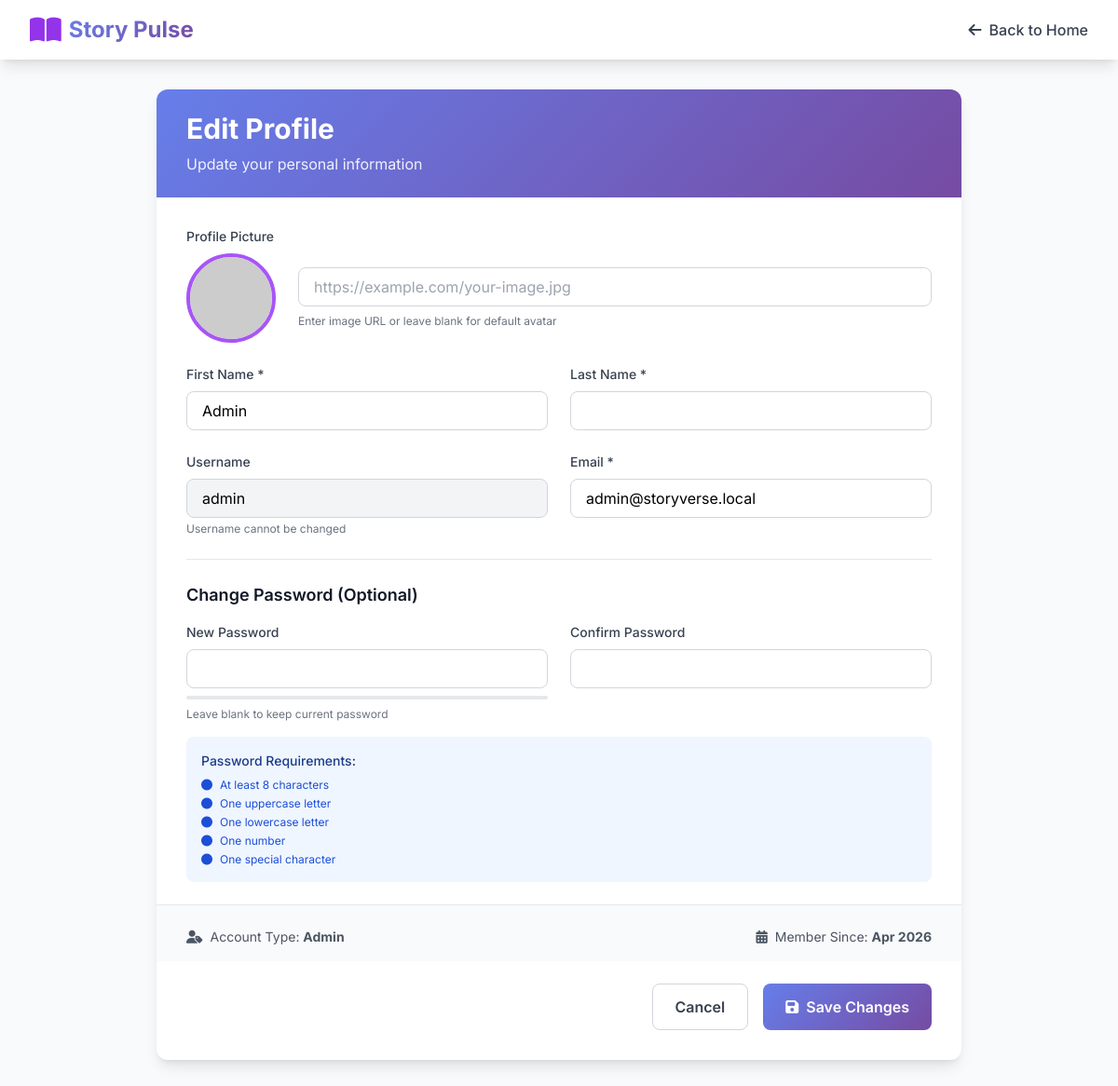
Screenshot of /profile.php (signed in) with the database file from the repository.
### tables this page shows
CREATE TABLE `users` (
  `user_id` int(11) NOT NULL,
  `user_name` varchar(50) NOT NULL,
  `password` varchar(100) NOT NULL,
  `first_name` varchar(50) NOT NULL,
  `last_name` varchar(50) DEFAULT NULL,
  `email` varchar(100) NOT NULL,
  `profile_picture` varchar(255) DEFAULT NULL,
  `bio` text DEFAULT NULL,
  `website` varchar(255) DEFAULT NULL,
  `instagram` varchar(100) DEFAULT NULL,
  `user_type` enum('reader','author','admin') DEFAULT 'reader',
  `email_verified` tinyint(1) DEFAULT 0,
  `total_score` int(11) DEFAULT 0,
  `created_at` timestamp NOT NULL DEFAULT current_timestamp(),
  `last_active` timestamp NULL DEFAULT NULL,
  `total_bonus` decimal(10,2) DEFAULT 0.00,
  `follower_count` int(11) DEFAULT 0,
  `following_count` int(11) DEFAULT 0,
  `total_likes` int(11) DEFAULT 0,
  `total_stories` int(11) DEFAULT 0,
  `total_views` int(11) DEFAULT 0,
  `is_verified` tinyint(1) NOT NULL DEFAULT 0 COMMENT '0=unverified, 1=verified (admin override or OTP complete)'
);

### profile.php (the view, shortened to what this page needs)
<?php
require_once 'db_connect.php';
$user_id = $_SESSION['user_id'];
$user_type = $_SESSION['user_type'];
try {
    $stmt = $pdo->prepare("SELECT * FROM users WHERE user_id = ?");
    $stmt->execute([$user_id]);
    $user = $stmt->fetch(PDO::FETCH_ASSOC);
} catch (PDOException $e) {
    error_log("Error fetching user: " . $e->getMessage());
    $message = 'Error loading profile.';
    $message_type = 'error';
}
?>
<!DOCTYPE html>
<html lang="en">
<head>
    <script src="https://cdn.tailwindcss.com"></script>
    <link rel="stylesheet" href="https://cdnjs.cloudflare.com/ajax/libs/font-awesome/6.4.0/css/all.min.css">
</head>
<body class="bg-gray-50">
    <nav class="bg-white shadow-lg sticky top-0 z-50">
        <div class="max-w-7xl mx-auto px-4 sm:px-6 lg:px-8">
            <div class="flex justify-between h-16">
                <div class="flex items-center">
                    <i class="fas fa-book-open text-3xl text-purple-600"></i>
                    <span class="ml-2 text-2xl font-bold gradient-bg bg-clip-text text-transparent">Story Pulse</span>
                </div>
                <div class="flex items-center space-x-4">
                    <a href="<?php echo $user_type === 'author' ? 'author/index.php' : 'index.php'; ?>"
                       class="text-gray-700 hover:text-purple-600 font-medium">
                        <i class="fas fa-arrow-left mr-2"></i>Back to Home
                    </a>
                </div>
            </div>
        </div>
    </nav>
    <div class="max-w-4xl mx-auto px-4 py-8">
        <div class="bg-white rounded-xl shadow-lg overflow-hidden">
            <div class="gradient-bg px-8 py-6 text-white">
                <h1 class="text-3xl font-bold">Edit Profile</h1>
                <p class="mt-2 text-white text-opacity-90">Update your personal information</p>
            </div>
            <form method="POST" class="p-8 space-y-6">
                <div>
                    <label class="block text-sm font-medium text-gray-700 mb-2">Profile Picture</label>
                    <div class="flex items-center space-x-6">
                        <img id="preview"
                             src="<?php echo htmlspecialchars($user['profile_picture'] ?: "https://ui-avatars.com/api/?name=" . urlencode($user['first_name'] . ' ' . $user['last_name']) . "&background=667eea&color=fff&size=200"); ?>"
                             alt="Profile"
                             class="w-24 h-24 rounded-full border-4 border-purple-500 object-cover">
                        <div class="flex-1">
                            <input type="url" name="profile_picture" id="profile_picture"
                                   value="<?php echo htmlspecialchars($user['profile_picture'] ?? ''); ?>"
                                   placeholder="https://example.com/your-image.jpg"
                                   onchange="updatePreview(this.value)"
                                   class="w-full px-4 py-2 border border-gray-300 rounded-lg focus:ring-2 focus:ring-purple-500 focus:border-transparent">
                            <p class="text-xs text-gray-500 mt-2">Enter image URL or leave blank for default avatar</p>
                        </div>
                    </div>
                </div>
                <div class="grid grid-cols-1 md:grid-cols-2 gap-6">
                    <div>
                        <label class="block text-sm font-medium text-gray-700 mb-2">First Name *</label>
                        <input type="text" name="first_name" required
                               value="<?php echo htmlspecialchars($user['first_name']); ?>"
                               class="w-full px-4 py-2 border border-gray-300 rounded-lg focus:ring-2 focus:ring-purple-500 focus:border-transparent">
                    </div>
                    <div>
                        <label class="block text-sm font-medium text-gray-700 mb-2">Last Name *</label>
                        <input type="text" name="last_name" required
                               value="<?php echo htmlspecialchars($user['last_name']); ?>"
                               class="w-full px-4 py-2 border border-gray-300 rounded-lg focus:ring-2 focus:ring-purple-500 focus:border-transparent">
                    </div>
                </div>
                <div class="grid grid-cols-1 md:grid-cols-2 gap-6">
                    <div>
                        <label class="block text-sm font-medium text-gray-700 mb-2">Username</label>
                        <input type="text"
                               value="<?php echo htmlspecialchars($user['user_name']); ?>"
                               readonly
                               class="w-full px-4 py-2 bg-gray-100 border border-gray-300 rounded-lg cursor-not-allowed">
                        <p class="text-xs text-gray-500 mt-1">Username cannot be changed</p>
                    </div>
                    <div>
                        <label class="block text-sm font-medium text-gray-700 mb-2">Email *</label>
                        <input type="email" name="email" required
                               value="<?php echo htmlspecialchars($user['email']); ?>"
                               class="w-full px-4 py-2 border border-gray-300 rounded-lg focus:ring-2 focus:ring-purple-500 focus:border-transparent">
                    </div>
                </div>
                <div class="border-t pt-6">
                    <h3 class="text-lg font-semibold text-gray-900 mb-4">Change Password (Optional)</h3>
                    <div class="grid grid-cols-1 md:grid-cols-2 gap-6">
                        <div>
                            <label class="block text-sm font-medium text-gray-700 mb-2">New Password</label>
                            <input type="password" name="new_password" id="new_password"
                                   onkeyup="checkPasswordStrength(this.value)"
                                   class="w-full px-4 py-2 border border-gray-300 rounded-lg focus:ring-2 focus:ring-purple-500 focus:border-transparent">
                            <div id="password-strength" class="password-strength mt-2 bg-gray-200"></div>
                            <p class="text-xs text-gray-500 mt-2">Leave blank to keep current password</p>
                        </div>
                        <div>
                            <label class="block text-sm font-medium text-gray-700 mb-2">Confirm Password</label>
                            <input type="password" name="confirm_password" id="confirm_password"
                                   class="w-full px-4 py-2 border border-gray-300 rounded-lg focus:ring-2 focus:ring-purple-500 focus:border-transparent">
                        </div>
                    </div>
                    <div class="mt-4 p-4 bg-blue-50 rounded-lg">
                        <p class="text-sm font-medium text-blue-900 mb-2">Password Requirements:</p>
                        <ul class="text-xs text-blue-700 space-y-1">
                            <li id="req-length"><i class="fas fa-circle text-xs mr-2"></i>At least 8 characters</li>
                            <li id="req-upper"><i class="fas fa-circle text-xs mr-2"></i>One uppercase letter</li>
                            <li id="req-lower"><i class="fas fa-circle text-xs mr-2"></i>One lowercase letter</li>
                            <li id="req-number"><i class="fas fa-circle text-xs mr-2"></i>One number</li>
                            <li id="req-special"><i class="fas fa-circle text-xs mr-2"></i>One special character</li>
                        </ul>
                    </div>
                </div>
                <div class="border-t pt-6 bg-gray-50 -mx-8 px-8 py-4">
                    <div class="flex items-center justify-between text-sm text-gray-600">
                        <span><i class="fas fa-user-tag mr-2"></i>Account Type: <strong><?php echo ucfirst($user_type); ?></strong></span>
                        <span><i class="fas fa-calendar-alt mr-2"></i>Member Since: <strong><?php echo date('M Y', strtotime($user['created_at'])); ?></strong></span>
                    </div>
                </div>
                <div class="flex justify-end space-x-4">
                    <a href="<?php echo $user_type === 'author' ? 'index.php' : '../index.php'; ?>"
                       class="px-6 py-3 border border-gray-300 rounded-lg text-gray-700 font-semibold hover:bg-gray-50 transition">
                        Cancel
                    </a>
                    <button type="submit"
                            class="px-6 py-3 gradient-bg text-white rounded-lg font-semibold hover:opacity-90 transition">
                        <i class="fas fa-save mr-2"></i>Save Changes
                    </button>
                </div>
            </form>
        </div>
    </div>
</body>
</html>

### profile.php (style rules this page uses)
body { font-family: 'Inter', sans-serif; }
.gradient-bg { background: linear-gradient(135deg, #667eea 0%, #764ba2 100%); }
.password-strength { height: 4px; border-radius: 2px; transition: all 0.3s ease; }

### rows the page displays
users: first_name "Admin", user_name "admin", email "admin@storyverse.local", created_at "Apr 2026"

### other values shown
$user_type "Admin"
